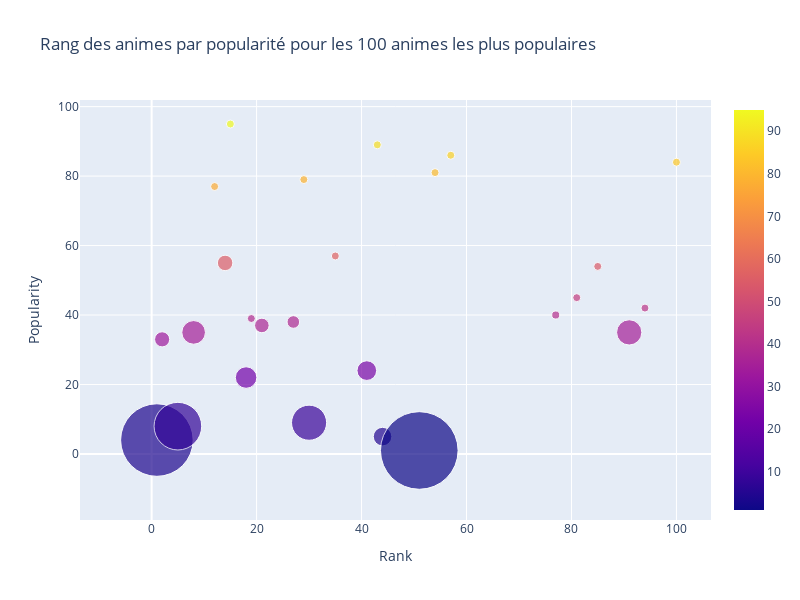

The notebook cell this image was saved under:
### Code cell
data = [
    {
        'y':popularity_and_rank_100["popularity"],
        'x': popularity_and_rank_100["rank"],
        'mode': 'markers',
        'marker': {
            'color': popularity_and_rank_100["popularity"],
            'size':  popularity_and_rank_100["point"],
            'showscale': True,
            'sizemin':4
        },
        "text" :  popularity_and_rank_100["title"]
    }
]

layout = go.Layout(title='Rang des animes par popularité pour les 100 animes les plus populaires',
                   xaxis=dict(title='Rank'),
                   yaxis=dict(title='Popularity'),
                   autosize=False,
                   width=800,
                   height=600
)

fig = go.Figure(data=data, layout=layout)
iplot(fig)

### Figure 1 — Plotly figure (JSON) as saved in the notebook; plotly's stock layout.template omitted (floating-point values rounded to 4 significant figures)
{"data": [{"marker": {"color": [4, 33, 8, 35, 77, 55, 95, 22, 39, 37, 38, 79, 9, 57, 24, 89, 5, 1, 81, 86, 40, 45, 54, 35, 42, 84], "showscale": true, "size": [72.54, 15.12, 47.63, 23.66, 5.307, 15.51, 4.317, 21.53, 6.855, 14.57, 12.6, 3.139, 35.1, 3.582, 19.67, 2.845, 18.57, 77.63, 2.971, 5.717, 8.01, 7.198, 4.689, 25.25, 5.578, 2.073], "sizemin": 4}, "mode": "markers", "text": ["Fullmetal Alchemist: Brotherhood", "Kimi no Na wa.", "Steins;Gate", "Hunter x Hunter (2011)", "Koe no Katachi", "Clannad: After Story", "Gintama", "Code Geass: Hangyaku no Lelouch R2", "Sen to Chihiro no Kamikakushi", "Shigatsu wa Kimi no Uso", "Cowboy Bebop", "Mononoke Hime", "Code Geass: Hangyaku no Lelouch", "Boku no Hero Academia 2nd Season", "Tengen Toppa Gurren Lagann", "Howl no Ugoku Shiro", "One Punch Man", "Death Note", "Fate/Zero 2nd Season", "Haikyuu!!", "Boku dake ga Inai Machi", "Ano Hi Mita Hana no Namae wo Bokutachi wa Mada Shiranai.", "Shokugeki no Souma", "One Piece", "Kiseijuu: Sei no Kakuritsu", "Mob Psycho 100"], "type": "scatter", "x": [1, 2, 5, 8, 12, 14, 15, 18, 19, 21, 27, 29, 30, 35, 41, 43, 44, 51, 54, 57, 77, 81, 85, 91, 94, 100], "y": [4, 33, 8, 35, 77, 55, 95, 22, 39, 37, 38, 79, 9, 57, 24, 89, 5, 1, 81, 86, 40, 45, 54, 35, 42, 84]}], "layout": {"autosize": false, "height": 600, "title": {"text": "Rang des animes par popularité pour les 100 animes les plus populaires"}, "width": 800, "xaxis": {"title": {"text": "Rank"}}, "yaxis": {"title": {"text": "Popularity"}}}}
